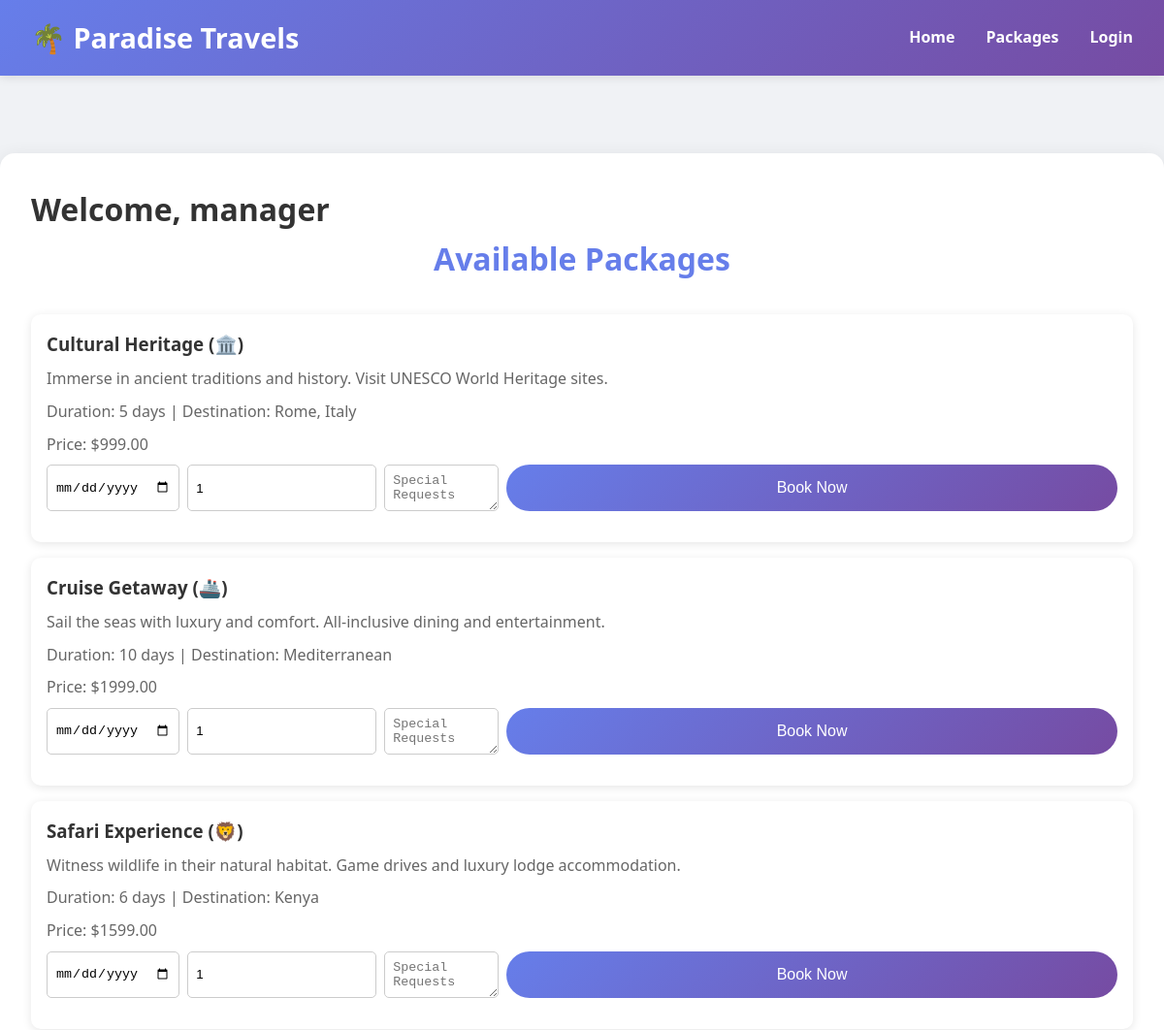
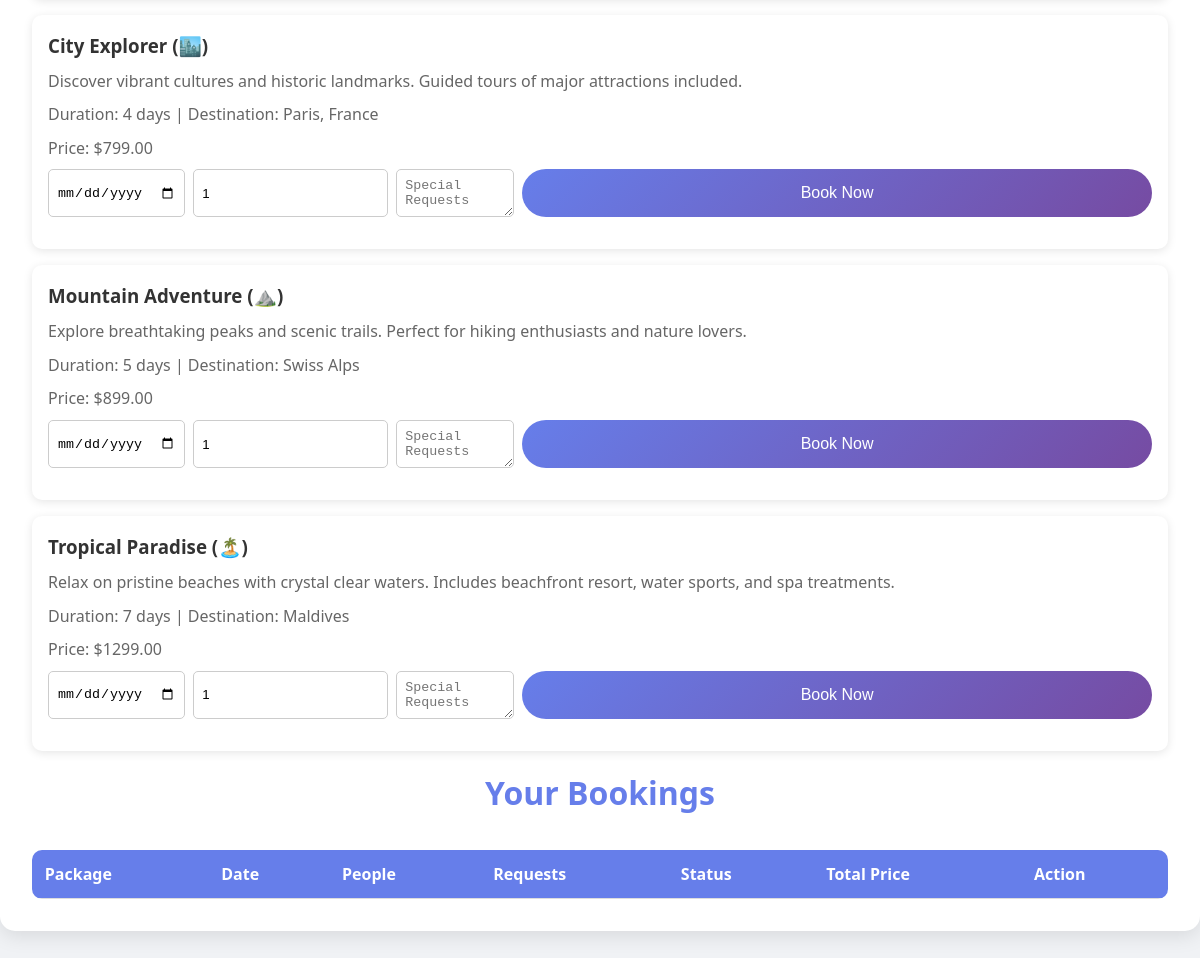
The app's page /user-dashboard.php?user_id=3 with its own data (2 pictures, top to bottom).
### tables this page shows
CREATE TABLE IF NOT EXISTS users (
    id INT AUTO_INCREMENT PRIMARY KEY,
    username VARCHAR(100) NOT NULL UNIQUE,
    password VARCHAR(255) NOT NULL,
    role VARCHAR(50) DEFAULT 'user',
    email VARCHAR(255),
    created_at TIMESTAMP DEFAULT CURRENT_TIMESTAMP
);

CREATE TABLE IF NOT EXISTS packages (
    id INT AUTO_INCREMENT PRIMARY KEY,
    name VARCHAR(255) NOT NULL,
    description TEXT,
    price DECIMAL(10, 2) NOT NULL,
    icon VARCHAR(10),
    duration VARCHAR(50),
    destination VARCHAR(255),
    created_at TIMESTAMP DEFAULT CURRENT_TIMESTAMP
);

### user-dashboard.php (the view, shortened to what this page needs)
<?php
require 'db.php';
$is_logged_in = isset($_SESSION['user_id']);
$userId = $_GET['user_id'] ?? null;
$sql = "SELECT * FROM users WHERE id = $userId";
$result = $pdo->query($sql);
$user = $result->fetch(PDO::FETCH_ASSOC);
$packages = $pdo->query("SELECT * FROM packages ORDER BY id DESC")->fetchAll();
?>
<html>
<head>
<link rel="stylesheet" type="text/css" href="style.css">
</head>
<body>
<nav class="navbar">
    <div class="nav-content">
        <div class="logo">🌴 Paradise Travels</div>
        <div class="nav-links">
            <a href="index.php">Home</a>
            <a href="packages.php">Packages</a>
            <?php if(!$is_logged_in): ?>
                <a href="login.php">Login</a>
            <?php else: ?>
                <a href="logout.php">Logout</a>
            <?php endif; ?>
        </div>
    </div>
</nav>
<div class="container">
    <h1>Welcome, <?= htmlspecialchars($user['username']) ?></h1>
    <h2>Available Packages</h2>
    <?php foreach($packages as $pkg): ?>
    <div class="package-card">
        <h3><?= htmlspecialchars($pkg['name']) ?> (<?= htmlspecialchars($pkg['icon']) ?>)</h3>
        <p><?= htmlspecialchars($pkg['description']) ?></p>
        <p>Duration: <?= htmlspecialchars($pkg['duration']) ?> | Destination: <?= htmlspecialchars($pkg['destination']) ?></p>
        <p>Price: $<?= $pkg['price'] ?></p>
        <form method="POST" class="form-inline">
            <input type="date" name="date" required>
            <input type="number" name="people" min="1" value="1" required>
            <textarea name="requests" placeholder="Special Requests"></textarea>
            <button type="submit" name="book_package" class="btn">Book Now</button>
        </form>
    </div>
    <?php endforeach; ?>
    <h2>Your Bookings</h2>
    <div class="table-container">
    <table>
    <tr>
        <th>Package</th><th>Date</th><th>People</th><th>Requests</th><th>Status</th><th>Total Price</th><th>Action</th>
    </tr>
    </table>
    </div>
</div>
</body>
</html>

### style.css (style rules this page uses)
* { margin:0; padding:0; box-sizing:border-box; }
body { font-family: 'Segoe UI', Tahoma, Geneva, Verdana, sans-serif; line-height:1.6; color:#333; background:#f0f2f5; }
a { text-decoration:none; }
.navbar { font-weight:bold; background:linear-gradient(135deg,#667eea 0%,#764ba2 100%); padding:1rem 2rem; box-shadow:0 2px 10px rgba(0,0,0,0.1); }
.nav-content { max-width:1200px; margin:0 auto; display:flex; justify-content:space-between; align-items:center; }
.logo { font-size:1.8rem; font-weight:bold; color:white; }
.nav-links { display:flex; gap:2rem; }
.nav-links a { color:white; text-decoration:none; transition:opacity 0.3s; }
.container { max-width: 1200px; margin:5rem auto; background:white; padding:2rem; border-radius:15px; box-shadow:0 5px 20px rgba(0,0,0,0.1); }
h2 { text-align:center; font-size:2rem; margin-bottom:2rem; color:#667eea; }
.btn { display:inline-block; width:100%; padding:0.8rem 0; background: linear-gradient(135deg, #667eea 0%, #764ba2 100%); color:white; border-radius:25px; border:none; font-size:1rem; cursor:pointer; transition:opacity 0.3s; }
table { width:100%; border-collapse:collapse; background:white; border-radius:10px; overflow:hidden; }
table th, table td { padding:0.8rem; border-bottom:1px solid #ddd; text-align:left; }
table th { background:#667eea; color:white; }
.form-inline { display:flex; gap:0.5rem; margin-bottom:1rem; }
.package-card { background:white; border-radius:10px; padding:1rem; margin-bottom:1rem; box-shadow:0 2px 10px rgba(0,0,0,0.1); }
.package-card h3 { margin-bottom:0.5rem; color:#333; }
.package-card p { color:#666; margin-bottom:0.5rem; }

### user-dashboard.php (style rules this page uses)
input, select, textarea { padding:0.5rem; border-radius:5px; border:1px solid #ccc; }

### records on screen
users: username "manager"
packages: name "Cultural Heritage", icon "🏛️", description "Immerse in ancient traditions and history. Visit UNESCO World Heritage sites.", duration "5 days", destination "Rome, Italy", price "999.00"
packages: name "Cruise Getaway", icon "🚢", description "Sail the seas with luxury and comfort. All-inclusive dining and entertainment.", duration "10 days", destination "Mediterranean", price "1999.00"
packages: name "Safari Experience", icon "🦁", description "Witness wildlife in their natural habitat. Game drives and luxury lodge accommodation.", duration "6 days", destination "Kenya", price "1599.00"
packages: name "City Explorer", icon "🏙️", description "Discover vibrant cultures and historic landmarks. Guided tours of major attractions included.", duration "4 days", destination "Paris, France", price "799.00"
packages: name "Mountain Adventure", icon "⛰️", description "Explore breathtaking peaks and scenic trails. Perfect for hiking enthusiasts and nature lovers.", duration "5 days", destination "Swiss Alps", price "899.00"
packages: name "Tropical Paradise", icon "🏝️", description "Relax on pristine beaches with crystal clear waters. Includes beachfront resort, water sports, and spa treatments.", duration "7 days", destination "Maldives", price "1299.00"
